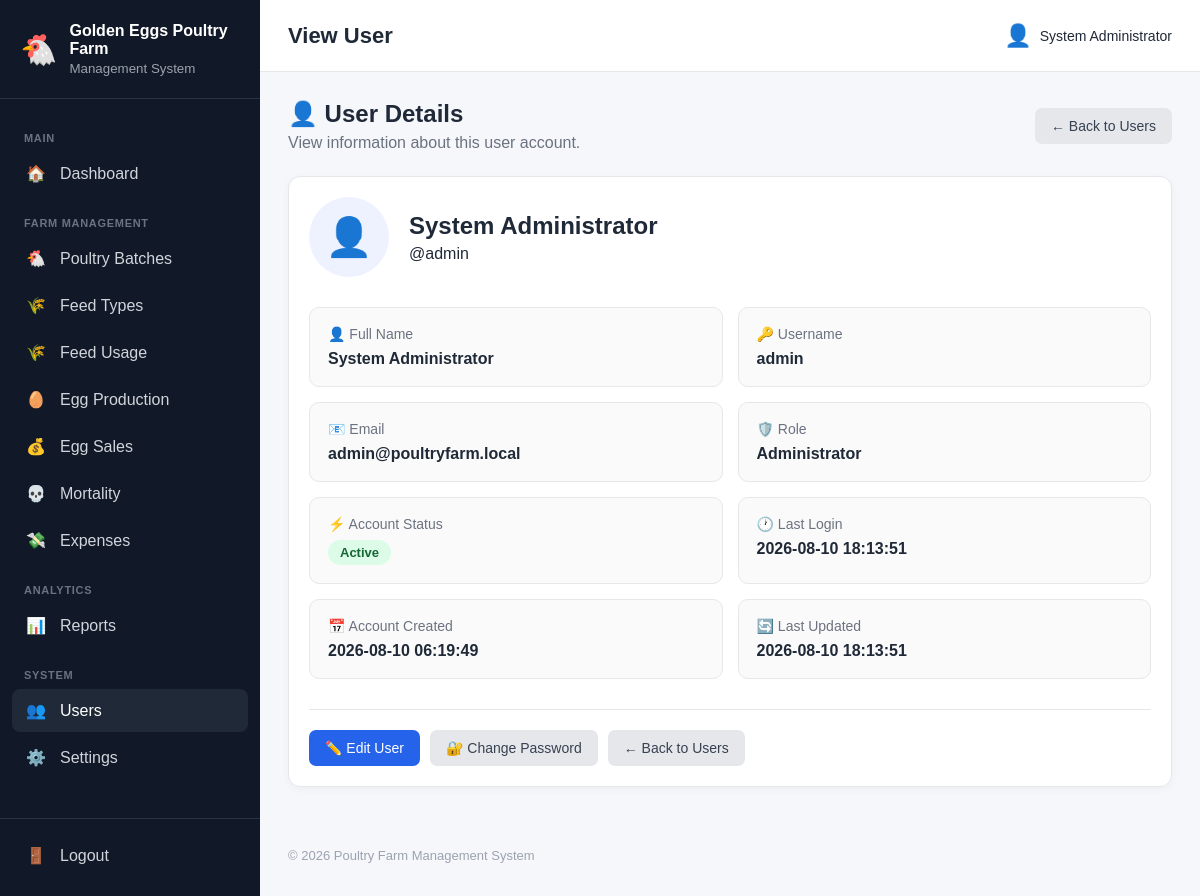
Page /users/view.php?id=1 (signed in) on the committed database.
### tables this page shows
CREATE TABLE `farm_settings` (
  `id` int(10) unsigned NOT NULL AUTO_INCREMENT,
  `farm_name` varchar(150) NOT NULL,
  `farm_location` varchar(255) DEFAULT NULL,
  `phone` varchar(50) DEFAULT NULL,
  `email` varchar(150) DEFAULT NULL,
  `currency` varchar(10) DEFAULT 'GHS',
  `timezone` varchar(100) DEFAULT 'Africa/Accra',
  `created_at` timestamp NOT NULL DEFAULT current_timestamp(),
  `updated_at` timestamp NOT NULL DEFAULT current_timestamp() ON UPDATE current_timestamp(),
  PRIMARY KEY (`id`)
);

CREATE TABLE `users` (
  `id` int(10) unsigned NOT NULL AUTO_INCREMENT,
  `full_name` varchar(150) NOT NULL,
  `username` varchar(100) NOT NULL,
  `email` varchar(150) DEFAULT NULL,
  `password_hash` varchar(255) NOT NULL,
  `role` enum('admin','co_owner','employee') NOT NULL DEFAULT 'employee',
  `status` enum('active','inactive') NOT NULL DEFAULT 'active',
  `last_login` datetime DEFAULT NULL,
  `created_at` timestamp NOT NULL DEFAULT current_timestamp(),
  `updated_at` timestamp NOT NULL DEFAULT current_timestamp() ON UPDATE current_timestamp(),
  PRIMARY KEY (`id`),
  UNIQUE KEY `username` (`username`),
  UNIQUE KEY `email` (`email`)
);

### includes/functions.php (called while the page is built, shortened)
<?php
function e(?string $value): string
{
    return htmlspecialchars(
        $value ?? '',
        ENT_QUOTES,
        'UTF-8'
    );
}
function farmSettings(): array
{
    global $pdo;
    $settings = [
        'farm_name' =>
            defined('DEFAULT_FARM_NAME')
                ? DEFAULT_FARM_NAME
                : 'Poultry Farm',
        'farm_location' =>
            'Ghana',
        'phone' =>
            null,
        'email' =>
            null,
        'currency' =>
            defined('DEFAULT_CURRENCY')
                ? DEFAULT_CURRENCY
                : 'GHS',
        'timezone' =>
            defined('DEFAULT_TIMEZONE')
                ? DEFAULT_TIMEZONE
                : 'Africa/Accra'
    ];
    try {
        $stmt = $pdo->query("
            SELECT
                farm_name,
                farm_location,
                phone,
                email,
                currency,
                timezone
            FROM farm_settings
            ORDER BY id ASC
            LIMIT 1
        ");
        $databaseSettings =
            $stmt->fetch(PDO::FETCH_ASSOC);
        if ($databaseSettings) {
            $settings = array_merge(
                $settings,
                $databaseSettings
            );
        }
    } catch (Throwable $e) {
    }
    return $settings;
}
function farmName(): string
{
    return (string) (
        farmSettings()['farm_name']
        ?? 'Poultry Farm'
    );
}

### users/view.php (the view, shortened to what this page needs)
<?php
require_once __DIR__ . '/../config/database.php';
require_once __DIR__ . '/../includes/functions.php';
$userId = filter_input(
    INPUT_GET,
    'id',
    FILTER_VALIDATE_INT
);
$stmt = $pdo->prepare("
    SELECT
        id,
        full_name,
        username,
        email,
        role,
        status,
        last_login,
        created_at,
        updated_at
    FROM users
    WHERE id = ?
    LIMIT 1
");
$stmt->execute([$userId]);
$user = $stmt->fetch(PDO::FETCH_ASSOC);
$roleLabels = [
    'admin' =>
        'Administrator',
    'co_owner' =>
        'Co-Owner',
    'employee' =>
        'Employee'
];
$roleLabel =
    $roleLabels[$user['role']]
    ??
    ucfirst((string)$user['role']);
require_once __DIR__ . '/../includes/header.php';
?>
<div class="page-header">
    <div>
        <h2>👤 User Details</h2>
        <p>
            View information about this user account.
        </p>
    </div>
    <div>
        <a
            href="index.php"
            class="btn btn-secondary"
        >
            ← Back to Users
        </a>
    </div>
</div>
<div class="dashboard-card">
    <div
        style="
            display:flex;
            align-items:center;
            gap:20px;
            margin-bottom:30px;
            flex-wrap:wrap;
        "
    >
        <div
            style="
                width:80px;
                height:80px;
                border-radius:50%;
                display:flex;
                align-items:center;
                justify-content:center;
                font-size:38px;
                background:#eef2ff;
            "
        >
            👤
        </div>
        <div>
            <h2 style="margin:0 0 5px 0;">
                <?= e($user['full_name']) ?>
            </h2>
            <p style="margin:0;">
                @<?= e($user['username']) ?>
            </p>
        </div>
    </div>
    <div class="user-details-grid">
        <div class="detail-box">
            <span class="detail-label">
                👤 Full Name
            </span>
            <strong>
                <?= e($user['full_name']) ?>
            </strong>
        </div>
        <div class="detail-box">
            <span class="detail-label">
                🔑 Username
            </span>
            <strong>
                <?= e($user['username']) ?>
            </strong>
        </div>
        <div class="detail-box">
            <span class="detail-label">
                📧 Email
            </span>
            <strong>
                <?= $user['email']
                    ? e($user['email'])
                    : 'Not provided'
                ?>
            </strong>
        </div>
        <div class="detail-box">
            <span class="detail-label">
                🛡️ Role
            </span>
            <strong>
                <?= e($roleLabel) ?>
            </strong>
        </div>
        <div class="detail-box">
            <span class="detail-label">
                ⚡ Account Status
            </span>
            <?php if ($user['status'] === 'active'): ?>
                <span
                    class="status-active"
                >
                    Active
                </span>
            <?php endif; ?>
        </div>
        <div class="detail-box">
            <span class="detail-label">
                🕐 Last Login
            </span>
            <strong>
                <?= $user['last_login']
                    ? e($user['last_login'])
                    : 'Never'
                ?>
            </strong>
        </div>
        <div class="detail-box">
            <span class="detail-label">
                📅 Account Created
            </span>
            <strong>
                <?= e($user['created_at']) ?>
            </strong>
        </div>
        <div class="detail-box">
            <span class="detail-label">
                🔄 Last Updated
            </span>
            <strong>
                <?= e($user['updated_at']) ?>
            </strong>
        </div>
    </div>
    <div
        style="
            display:flex;
            gap:10px;
            flex-wrap:wrap;
            margin-top:30px;
            padding-top:20px;
            border-top:1px solid #e5e7eb;
        "
    >
        <a
            href="edit.php?id=<?= (int)$user['id'] ?>"
            class="btn btn-primary"
        >
            ✏️ Edit User
        </a>
        <a
            href="password.php?id=<?= (int)$user['id'] ?>"
            class="btn btn-secondary"
        >
            🔐 Change Password
        </a>
        <a
            href="index.php"
            class="btn btn-secondary"
        >
            ← Back to Users
        </a>
    </div>
</div>
<?php
require_once __DIR__ . '/../includes/footer.php';
?>

### includes/sidebar.php (shortened to what this page needs)
<?php
$currentUri = $_SERVER['REQUEST_URI'] ?? '';
function sidebarActive(string $section): string
{
    global $currentUri;
    return str_contains(
        $currentUri,
        $section
    )
        ? 'active'
        : '';
}
?>
<aside class="sidebar" id="sidebar">
    <div class="sidebar-brand">
        <div class="brand-icon">
            🐔
        </div>
        <div>
            <strong>
                <?= e(farmName()) ?>
            </strong>
            <small>
                Management System
            </small>
        </div>
    </div>
    <nav class="sidebar-nav">
        <div class="nav-section">
            MAIN
        </div>
        <a
            href="../dashboard/index.php"
            class="<?= sidebarActive('/dashboard/') ?>"
        >
            <span>
                🏠
            </span>
            <span>
                Dashboard
            </span>
        </a>
        <div class="nav-section">
            FARM MANAGEMENT
        </div>
        <a
            href="../batches/index.php"
            class="<?= sidebarActive('/batches/') ?>"
        >
            <span>
                🐔
            </span>
            <span>
                Poultry Batches
            </span>
        </a>
        <a
            href="../feed_types/index.php"
            class="<?= sidebarActive('/feed_types/') ?>"
        >
            <span>
                🌾
            </span>
            <span>
                Feed Types
            </span>
        </a>
        <a
            href="../feed/index.php"
            class="<?= sidebarActive('/feed/') ?>"
        >
            <span>
                🌾
            </span>
            <span>
                Feed Usage
            </span>
        </a>
        <a
            href="../eggs/index.php"
            class="<?= sidebarActive('/eggs/') ?>"
        >
            <span>
                🥚
            </span>
            <span>
                Egg Production
            </span>
        </a>
        <a
            href="../sales/index.php"
            class="<?= sidebarActive('/sales/') ?>"
        >
            <span>
                💰
            </span>
            <span>
                Egg Sales
            </span>
        </a>
        <a
            href="../mortality/index.php"
            class="<?= sidebarActive('/mortality/') ?>"
        >
            <span>
                💀
            </span>
            <span>
                Mortality
            </span>
        </a>
        <a
            href="../expenses/index.php"
            class="<?= sidebarActive('/expenses/') ?>"
        >
            <span>
                💸
            </span>
            <span>
                Expenses
            </span>
        </a>
        <div class="nav-section">
            ANALYTICS
        </div>
        <a
            href="../reports/index.php"
            class="<?= sidebarActive('/reports/') ?>"
        >
            <span>
                📊
            </span>
            <span>
                Reports
            </span>
        </a>
        <div class="nav-section">
            SYSTEM
        </div>
        <a
            href="../users/index.php"
            class="<?= sidebarActive('/users/') ?>"
        >
            <span>
                👥
            </span>
            <span>
                Users
            </span>
        </a>
        <a
            href="../settings/index.php"
            class="<?= sidebarActive('/settings/') ?>"
        >
            <span>
                ⚙️
            </span>
            <span>
                Settings
            </span>
        </a>
    </nav>
    <div class="sidebar-footer">
        <a
            href="../auth/logout.php"
            class="logout-link"
        >
            <span>
                🚪
            </span>
            <span>
                Logout
            </span>
        </a>
    </div>
</aside>

### public/assets/css/app.css (style rules this page uses)
* { box-sizing: border-box; }
html, body { margin: 0; padding: 0; font-family: Arial, Helvetica, sans-serif; background: #f5f7fb; color: #1f2937; }
a { text-decoration: none; }
.sidebar { width: 260px; min-height: 100vh; background: #111827; color: white; position: fixed; left: 0; top: 0; bottom: 0; display: flex; flex-direction: column; z-index: 1000; }
.sidebar-brand { display: flex; align-items: center; gap: 12px; padding: 22px 20px; border-bottom: 1px solid #273244; }
.brand-icon { font-size: 30px; }
.sidebar-brand strong { display: block; font-size: 16px; }
.sidebar-brand small { display: block; color: #9ca3af; margin-top: 3px; }
.sidebar-nav { padding: 15px 12px; flex: 1; overflow-y: auto; }
.nav-section { font-size: 11px; font-weight: bold; color: #6b7280; padding: 18px 12px 8px; letter-spacing: 0.7px; }
.sidebar-nav a, .logout-link { display: flex; align-items: center; gap: 12px; color: #d1d5db; padding: 12px; margin-bottom: 4px; border-radius: 8px; transition: 0.2s; }
.sidebar-nav a:hover, .sidebar-nav a.active { background: #1f2937; color: white; }
.sidebar-nav a span:first-child, .logout-link span:first-child { width: 24px; text-align: center; }
.sidebar-footer { padding: 15px 12px; border-top: 1px solid #273244; }
.dashboard-card { background: white; border: 1px solid #e5e7eb; border-radius: 12px; padding: 20px; box-shadow: 0 2px 8px rgba(0, 0, 0, 0.04); }
.page-header { display: flex; align-items: center; justify-content: space-between; gap: 20px; margin-bottom: 24px; }
.page-header h2 { margin: 0 0 6px; }
.page-header p { margin: 0; color: #6b7280; }
.btn { display: inline-flex; align-items: center; justify-content: center; gap: 6px; border: 0; border-radius: 7px; padding: 10px 16px; font-size: 14px; cursor: pointer; transition: 0.2s; }
.btn-primary { background: #2563eb; color: white; }
.btn-secondary { background: #e5e7eb; color: #374151; }
.status-active { background: #dcfce7; color: #166534; }

### users/view.php (style rules this page uses)
.user-details-grid { display: grid; grid-template-columns: repeat(2, minmax(0, 1fr)); gap: 15px; }
.detail-box { padding: 18px; border: 1px solid #e5e7eb; border-radius: 10px; background: #fafafa; }
.detail-label { display: block; margin-bottom: 8px; color: #6b7280; font-size: 14px; }
.detail-box strong { display: block; font-size: 16px; word-break: break-word; }
.status-active, .status-inactive { display: inline-block; padding: 5px 12px; border-radius: 20px; font-size: 13px; font-weight: 600; }
.status-active { background: #dcfce7; color: #166534; }

### rows in the picture
farm_settings: farm_name "Golden Eggs Poultry Farm"
users: full_name "System Administrator", username "admin", email "admin@poultryfarm.local", role "Administrator", last_login "2026-08-10 18:13:51", created_at "2026-08-10 06:19:49", updated_at "2026-08-10 18:13:51"

### other values in the picture
$pageTitle "View User"
$_SESSION['full_name'] "System Administrator"
